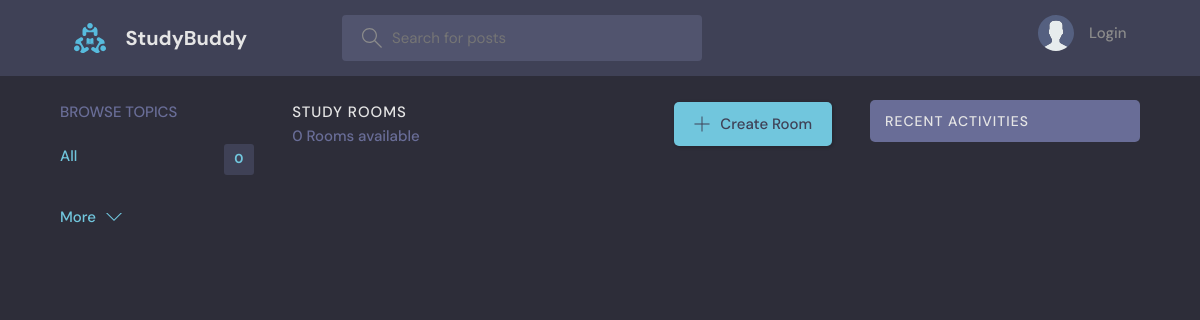
The app's page /, older data.
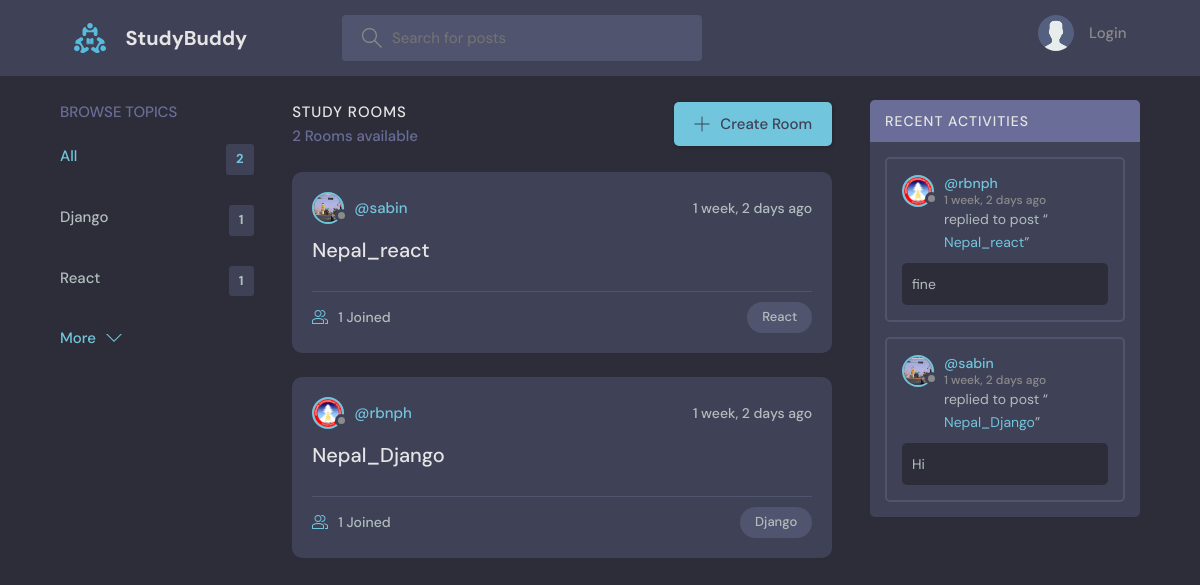
The same page, newer data.
### room/models.py (models this page shows, shortened)
class Topic(models.Model):
    name = models.CharField(max_length=200)

class Room(models.Model):
    host = models.ForeignKey(User, on_delete=models.SET_NULL, null=True)
    topic = models.ForeignKey(Topic, on_delete=models.SET_NULL, null=True)
    name = models.CharField(max_length=200)
    description = models.TextField(null=True, blank=True)
    participants = models.ManyToManyField(
        User, related_name='participants', blank=True)
    updated = models.DateTimeField(auto_now=True)
    created = models.DateTimeField(auto_now_add=True)
    class Meta:
        ordering = ['-updated', '-created']
    def __str__(self):
        return self.name

class Message(models.Model):
    user = models.ForeignKey(User, on_delete=models.CASCADE)
    room = models.ForeignKey(Room, on_delete=models.CASCADE)
    body = models.TextField()
    updated = models.DateTimeField(auto_now=True)
    created = models.DateTimeField(auto_now_add=True)
    class Meta:
        ordering = ['-updated', '-created']

### base/models.py (models this page shows)
class User(AbstractUser):
    name = models.CharField(max_length=200, null=True)
    username = models.CharField(max_length=100,null=True)
    email = models.EmailField(unique=True, null=True)
    bio = models.TextField(null=True)
    avatar = models.ImageField(null=True, default="avatar.svg")
    USERNAME_FIELD = 'email'
    REQUIRED_FIELDS = ['username']

### room/views.py (the view)
# urls.py: path('', views.home, name="home"),
def home(request):
    q = request.GET.get('q') if request.GET.get('q') != None else ''
    rooms = Room.objects.filter(
        Q(topic__name__icontains=q) |
        Q(name__icontains=q) |
        Q(description__icontains=q)
    )
    topics = Topic.objects.all()[0:5]
    room_count = rooms.count()
    room_messages = Message.objects.filter(
        Q(room__topic__name__icontains=q))[0:3]
    context = {'rooms': rooms, 'topics': topics,
               'room_count': room_count, 'room_messages': room_messages}
    return render(request, 'room/home.html', context)

### room/templates/room/home.html (shortened to what this page needs)
{% extends 'main.html' %}
{% block content %}
<main class="layout layout--3">
  <div class="container">
    {% include 'room/topics_component.html' %}
    <div class="roomList">
      <div class="roomList__header">
        <div>
          <h2>Study Rooms</h2>
          <p>{{room_count}} Rooms available</p>
        </div>
        <a class="btn btn--main" href="{% url 'create-room' %}">
          <svg version="1.1" xmlns="http://www.w3.org/2000/svg" width="32" height="32" viewBox="0 0 32 32">
            <title>add</title>
            <path
              d="M16.943 0.943h-1.885v14.115h-14.115v1.885h14.115v14.115h1.885v-14.115h14.115v-1.885h-14.115v-14.115z">
            </path>
          </svg>
          Create Room
        </a>
      </div>
      {% include 'room/feed_component.html' %}
    </div>
    {% include 'room/activity_component.html' %}
  </div>
</main>
{% endblock %}

### room/templates/room/topics_component.html
<div class="topics">
    <div class="topics__header">
        <h2>Browse Topics</h2>
    </div>
    <ul class="topics__list">
        <li>
            <a href="{% url 'home' %}" class="active">All <span>{{topics.count}}</span></a>
        </li>
        {% for topic in topics %}
        <li>
            <a href="{% url 'home' %}?q={{topic.name}}">{{topic.name}}<span>{{topic.room_set.all.count}}</span></a>
        </li>
        {% endfor %}
    </ul>
    <a class="btn btn--link" href="{% url 'topics' %}">
        More
        <svg version="1.1" xmlns="http://www.w3.org/2000/svg" width="32" height="32" viewBox="0 0 32 32">
            <title>chevron-down</title>
            <path d="M16 21l-13-13h-3l16 16 16-16h-3l-13 13z"></path>
        </svg>
    </a>
</div>

### room/templates/room/feed_component.html (shortened to what this page needs)
{% for room in rooms %}
<div class="roomListRoom">
    <div class="roomListRoom__header">
        <a href="{% url 'user-profile' room.host.id %}" class="roomListRoom__author">
            <div class="avatar avatar--small">
                <img src="{{room.host.avatar.url}}" />
            </div>
            <span>@{{room.host.username}}</span>
        </a>
        <div class="roomListRoom__actions">
            <span>{{room.created|timesince}} ago</span>
        </div>
    </div>
    <div class="roomListRoom__content">
        <a href="{% url 'room' room.id %}">{{room.name}}</a>
    </div>
    <div class="roomListRoom__meta">
        <a href="{% url 'room' room.id %}" class="roomListRoom__joined">
            {{room.participants.all.count}} Joined
        </a>
        <p class="roomListRoom__topic">{{room.topic.name}}</p>
    </div>
</div>
{% endfor %}

### room/templates/room/activity_component.html (shortened to what this page needs)
<div class="activities">
    <div class="activities__header">
        <h2>Recent Activities</h2>
    </div>
    {% for message in room_messages %}
    <div class="activities__box">
        <div class="activities__boxHeader roomListRoom__header">
            <a href="{% url 'user-profile' message.user.id %}" class="roomListRoom__author">
                <div class="avatar avatar--small">
                    <img src="{{message.user.avatar.url}}" />
                </div>
                <p>
                    @{{message.user.username}}
                    <span>{{message.created|timesince}} ago</span>
                </p>
            </a>
        </div>
        <div class="activities__boxContent">
            <p>replied to post “<a href="{% url 'room' message.room.id %}">{{message.room}}</a>”</p>
            <div class="activities__boxRoomContent">{{message.body}}</div>
        </div>
    </div>
    {% endfor %}
</div>

Row changes from the older to the newer data that the page shows:
added Topic: name "Django", room_set.all.count "1"
added Topic: name "React", room_set.all.count "1"
added Room: host.avatar (picture), host.username "sabin", created "1 week, 2 days", name "Nepal_react", participants.all.count "1", topic.name "React"
added Room: host.avatar (picture), host.username "rbnph", created "1 week, 2 days", name "Nepal_Django", participants.all.count "1", topic.name "Django"
added Message: user.avatar (picture), user.username "rbnph", created "1 week, 2 days", room "Nepal_react", body "fine"
added Message: user.avatar (picture), user.username "sabin", created "1 week, 2 days", room "Nepal_Django", body "Hi"
Text that changed along with them:
{{ topics.count }}: "0" → "2"
{{ room_count }}: "0" → "2"
